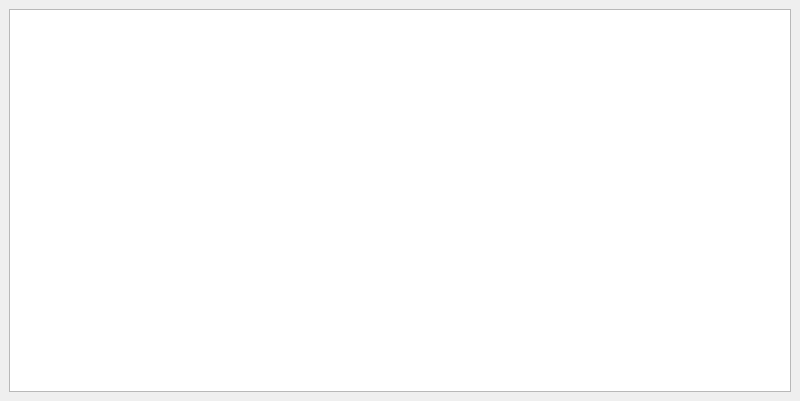
<?xml version="1.0" encoding="UTF-8"?>
<ui version="4.0">
 <class>View</class>
 <widget class="QMainWindow" name="View">
  <property name="enabled">
   <bool>true</bool>
  </property>
  <property name="geometry">
   <rect>
    <x>0</x>
    <y>0</y>
    <width>800</width>
    <height>401</height>
   </rect>
  </property>
  <property name="windowTitle">
   <string>MainWindow</string>
  </property>
  <widget class="QWidget" name="centralwidget">
   <layout class="QVBoxLayout" name="verticalLayout">
    <item>
     <widget class="QTableWidget" name="table"/>
    </item>
   </layout>
  </widget>
 </widget>
 <resources/>
 <connections/>
</ui>
